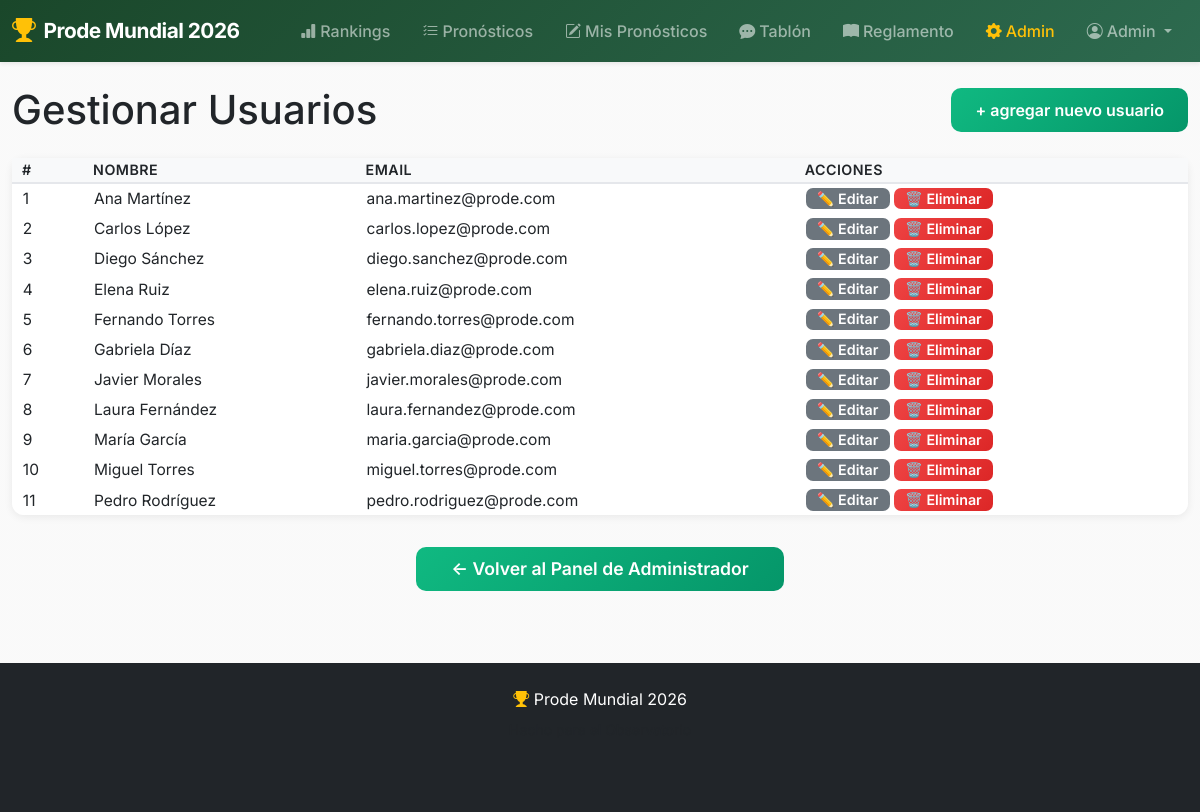
Page /admin/users (signed in) on the committed database.
### models.py (models this page shows, shortened)
class User(db.Model, UserMixin):
    __tablename__ = "users"
    id = db.Column(db.Integer, primary_key=True)
    email = db.Column(db.String(120), unique=True, nullable=False)
    name = db.Column(db.String(80), nullable=False)
    password_hash = db.Column(db.String(256), nullable=True)
    is_admin = db.Column(db.Boolean, default=False)
    is_enabled = db.Column(db.Boolean, default=True)
    predictions = db.relationship('Prediction', backref='user', lazy=True)

### admin/routes.py (the view)
@admin_bp.route('/users')
@login_required
@admin_required
def manage_users():
    users = User.query.filter_by(is_admin=False).all()
    return render_template('admin/users.html', users=users)

### app.py (called while the page is built)
@login_manager.user_loader
def load_user(user_id):
    return User.query.get(int(user_id))

@app.context_processor
def inject_user():
    return {'current_user': current_user}

### templates/admin/users.html (shortened to what this page needs)
{% extends "base.html" %}
{% block content %}
<div style="display: flex; justify-content: space-between; align-items: center; margin-bottom: 24px;">
  <h1 style="margin-bottom:0;">Gestionar Usuarios</h1>
  <a href="{{ url_for('admin.allowed_emails') }}" class="btn btn-success">+ agregar nuevo usuario</a>
</div>
{% if users %}
    <table class="users-table">
        <thead>
            <tr>
                <th>#</th>
                <th>Nombre</th>
                <th>Email</th>
                <th>Acciones</th>
            </tr>
        </thead>
        <tbody>
            {% for user in users %}
            <tr>
                <td>{{ loop.index }}</td>
                <td>{{ user.name }}</td>
                <td>{{ user.email }}</td>
                <td class="actions">
                    <a href="{{ url_for('admin.edit_user', user_id=user.id) }}" class="btn btn-secondary">✏️ Editar</a>
                    <form method="POST" action="{{ url_for('admin.delete_user', user_id=user.id) }}"
                          style="display: inline;"
                          onsubmit="return confirm('⚠️ ADVERTENCIA: ¿Eliminar a {{ user.name }}?\n\nEmail: {{ user.email }}\n\nSe eliminarán todos los datos asociados.\nEsta acción NO SE PUEDE DESHACER.');">
                        <button type="submit" class="btn btn-danger">🗑️ Eliminar</button>
                    </form>
                </td>
            </tr>
            {% endfor %}
        </tbody>
    </table>
    <div style="margin-top: 24px; text-align: center;">
      <a href="{{ url_for('admin.dashboard') }}" class="btn btn-success" style="font-size:1.1em; padding:0.5em 2em;">← Volver al Panel de Administrador</a>
    </div>
{% else %}
    <p>No hay usuarios registrados.</p>
{% endif %}
{% endblock %}

### templates/base.html (shortened to what this page needs)
<!DOCTYPE html>
<html lang="es">
<head>
    <link href="https://cdn.jsdelivr.net/npm/bootstrap@5.3.2/dist/css/bootstrap.min.css" rel="stylesheet">
    <link rel="stylesheet" href="https://cdn.jsdelivr.net/npm/bootstrap-icons@1.11.3/font/bootstrap-icons.min.css">
    <link rel="stylesheet" href="{{ url_for('static', filename='css/site.css') }}?v=7">
</head>
<body>
    <nav class="navbar navbar-expand-lg navbar-dark bg-dark sticky-top shadow-sm">
        <div class="container-fluid">
            <a class="navbar-brand fw-bold d-flex align-items-center" href="{{ url_for('main.index') }}">
                <i class="bi bi-trophy-fill text-warning me-2 fs-4"></i>
                <span>Prode Mundial 2026</span>
            </a>
            <div class="collapse navbar-collapse" id="navbarNav">
                <ul class="navbar-nav ms-auto">
                    <li class="nav-item">
                        <a class="nav-link" href="{{ url_for('main.rankings') }}">
                            <i class="bi bi-bar-chart-fill me-1"></i>Rankings
                        </a>
                    </li>
                    <li class="nav-item">
                        <a class="nav-link" href="{{ url_for('main.all_predictions') }}">
                            <i class="bi bi-list-check me-1"></i>Pronósticos
                        </a>
                    </li>
                    {% if current_user.is_authenticated %}
                        <li class="nav-item">
                            <a class="nav-link" href="{{ url_for('main.predictions') }}">
                                <i class="bi bi-pencil-square me-1"></i>Mis Pronósticos
                            </a>
                        </li>
                    {% endif %}
                    <li class="nav-item">
                        <a class="nav-link" href="{{ url_for('main.tablon') }}">
                            <i class="bi bi-chat-dots-fill me-1"></i>Tablón
                        </a>
                    </li>
                    <li class="nav-item">
                        <a class="nav-link" href="{{ url_for('main.reglamento') }}">
                            <i class="bi bi-book-fill me-1"></i>Reglamento
                        </a>
                    </li>
                    {% if current_user.is_authenticated %}
                        {% if current_user.is_admin %}
                            <li class="nav-item">
                                <a class="nav-link text-warning" href="{{ url_for('admin.dashboard') }}">
                                    <i class="bi bi-gear-fill me-1"></i>Admin
                                </a>
                            </li>
                        {% endif %}
                        <li class="nav-item dropdown">
                            <a class="nav-link dropdown-toggle" href="#" role="button" data-bs-toggle="dropdown">
                                <i class="bi bi-person-circle me-1"></i>{{ current_user.name }}
                            </a>
                        </li>
                    {% endif %}
                </ul>
            </div>
        </div>
    </nav>
    <div class="container my-4">
        {% block content %}{% endblock %}
    </div>
    <footer class="bg-dark text-white py-4 mt-5">
        <div class="container text-center">
            <p class="mb-2"><i class="bi bi-trophy-fill text-warning"></i> Prode Mundial 2026</p>
            <p class="text-muted small mb-0">Hecho para el Observatorio</p>
        </div>
    </footer>
</body>
</html>

### static/css/site.css (style rules this page uses)
:root { --primary-color: #1a472a; --secondary-color: #ffd700; --accent-color: #e63946; --dark-color: #212529; --light-color: #f8f9fa; --gradient-primary: linear-gradient(135deg, #1a472a 0%, #2d6a4f 100%); --gradient-hero: linear-gradient(135deg, #667eea 0%, #764ba2 100%); --gradient-gold: linear-gradient(135deg, #ffd700 0%, #ffed4e 100%); }
* { box-sizing: border-box; }
body { margin: 0; font-family: 'Inter', -apple-system, BlinkMacSystemFont, "Segoe UI", Roboto, sans-serif; background: linear-gradient(rgba(245, 245, 245, 0.55), rgba(245, 245, 245, 0.55)), url('../images/backgrounds/foto2.jpg'); background-size: cover; background-position: center; background-attachment: fixed; background-repeat: no-repeat; color: #212529; min-height: 100vh; display: flex; flex-direction: column; }
.navbar-dark { background: linear-gradient(135deg, #1a472a 0%, #2d6a4f 100%) !important; }
.navbar-brand { font-size: 1.3rem; letter-spacing: -0.5px; }
.nav-link { font-weight: 500; transition: all 0.3s ease; border-radius: 6px; padding: 0.5rem 1rem !important; }
.container { flex: 1; max-width: 1200px; margin-bottom: 3rem; }
.btn { border-radius: 10px; font-weight: 600; padding: 0.6rem 1.5rem; transition: all 0.3s ease; border: none; }
.btn-success { background: linear-gradient(135deg, #10b981 0%, #059669 100%); }
.btn-danger { background: linear-gradient(135deg, #ef4444 0%, #dc2626 100%); }
footer { margin-top: auto; background: #212529 !important; }
h1, h2, h3 { color: var(--text); }

### templates/admin/users.html (style rules this page uses)
.users-table { background: rgba(255,255,255,0.93); border-radius: 12px; box-shadow: 0 2px 8px rgba(0,0,0,0.07); width: 100%; border-collapse: separate; border-spacing: 0; margin-bottom: 2rem; }
.users-table th, .users-table td { padding-top: 0.28em; padding-bottom: 0.28em; padding-left: 0.7em; padding-right: 0.7em; font-size: 0.97em; line-height: 1.1; vertical-align: middle; }
.users-table thead th { background: #f8f9fa; font-weight: 600; text-transform: uppercase; font-size: 0.89em; letter-spacing: 0.5px; border-bottom: 2px solid #e5e7eb; }
.users-table td.actions { white-space: nowrap; }
.users-table .btn { padding: 0.18rem 0.7rem; font-size: 0.92em; border-radius: 7px; line-height: 1.1; }

### rows in the picture
User: name "Admin"
User: name "Ana Martínez", email "ana.martinez@prode.com"
User: name "Carlos López", email "carlos.lopez@prode.com"
User: name "Diego Sánchez", email "diego.sanchez@prode.com"
User: name "Elena Ruiz", email "elena.ruiz@prode.com"
User: name "Fernando Torres", email "fernando.torres@prode.com"
User: name "Gabriela Díaz", email "gabriela.diaz@prode.com"
User: name "Javier Morales", email "javier.morales@prode.com"
User: name "Laura Fernández", email "laura.fernandez@prode.com"
User: name "María García", email "maria.garcia@prode.com"
User: name "Miguel Torres", email "miguel.torres@prode.com"
User: name "Pedro Rodríguez", email "pedro.rodriguez@prode.com"
